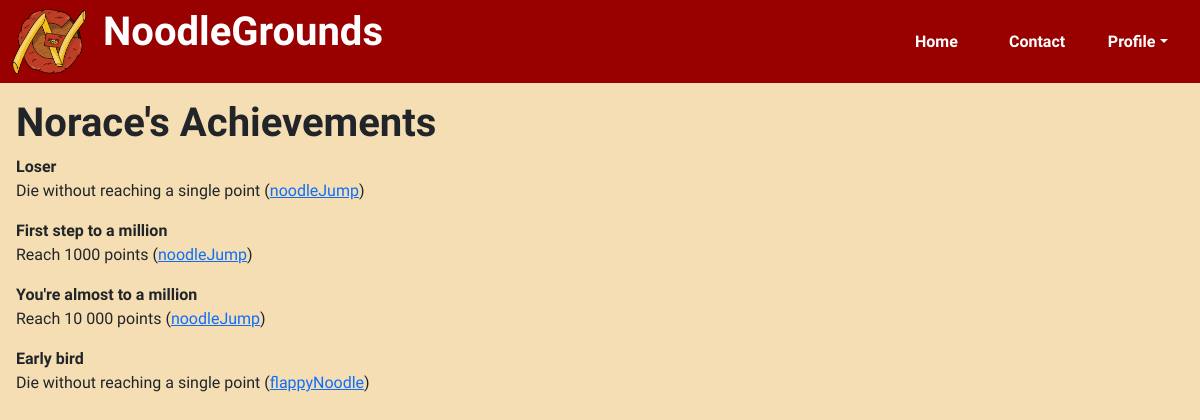
The app's page /profile/Norace with its own data.
### core/models.py (models this page shows, shortened)
class User(AbstractBaseUser):
    email = models.EmailField("E-Mail", max_length=255, unique=True)
    username = models.CharField("Username", max_length=25, unique=True)
    is_admin = models.BooleanField(default=False)
    achievements = models.ManyToManyField(Achievement)
    objects = UserManager()
    USERNAME_FIELD = 'email'
    REQUIRED_FIELDS = ['username']

### games/models.py (models this page shows, shortened)
class Achievement(models.Model):
    title = models.CharField('achievement title', max_length=50)
    description = models.CharField('achievement description', max_length=255)
    game = models.ForeignKey(Game, on_delete=models.CASCADE)

class Game(models.Model):
    title = models.CharField(max_length=255)
    description = models.CharField(max_length=1023)
    internal_name = models.CharField(max_length=255, unique=True,
                                     help_text='<b>Beispiel:</b> Wenn in urls.py name="noodle_jump" und der static Ordner für noodle_jump="/games/static/games/noodle_jump/", dann ist internal_name als "noodle_jump" zu wählen')

### core/views.py (the view)
# urls.py: path('profile', self_profile, name="profile"),
def profile(request: HttpRequest, username: str):
    try:
        user = User.objects.get(username=username)
        return render(request, 'core/profile.html', {'user': user})
    except User.DoesNotExist:
        return render(request, 'core/profile_404.html')

### core/templates/core/profile.html
{% extends 'core/base.html' %} {% load static %}
{% block content %}
<div class="mt-3 ms-3">
    <h1>{{user.username}}'s Achievements</h1>
    {% for achievement in user.achievements.all %}
    <div>
        <p class="mb-0">
            <b> {{ achievement.title }} </b>
        </p>
        <p>{{ achievement.description }} (<a href="/{{ achievement.game.internal_name }}">{{ achievement.game.title}}</a>)</p>
    </div>
    {% endfor %}
</div>
{% endblock content %}

### core/static/core/css/style.css (style rules this page uses)
body { background-color: wheat !important; font-family: 'Delius' !important; }
h1 { font-weight: bolder !important; }

### records on screen
User: username "Norace"
Achievement: title "Loser", description "Die without reaching a single point", game "noodleJump"
Achievement: title "First step to a million", description "Reach 1000 points", game "noodleJump"
Achievement: title "You're almost to a million", description "Reach 10 000 points", game "noodleJump"
Achievement: title "Early bird", description "Die without reaching a single point", game "flappyNoodle"
